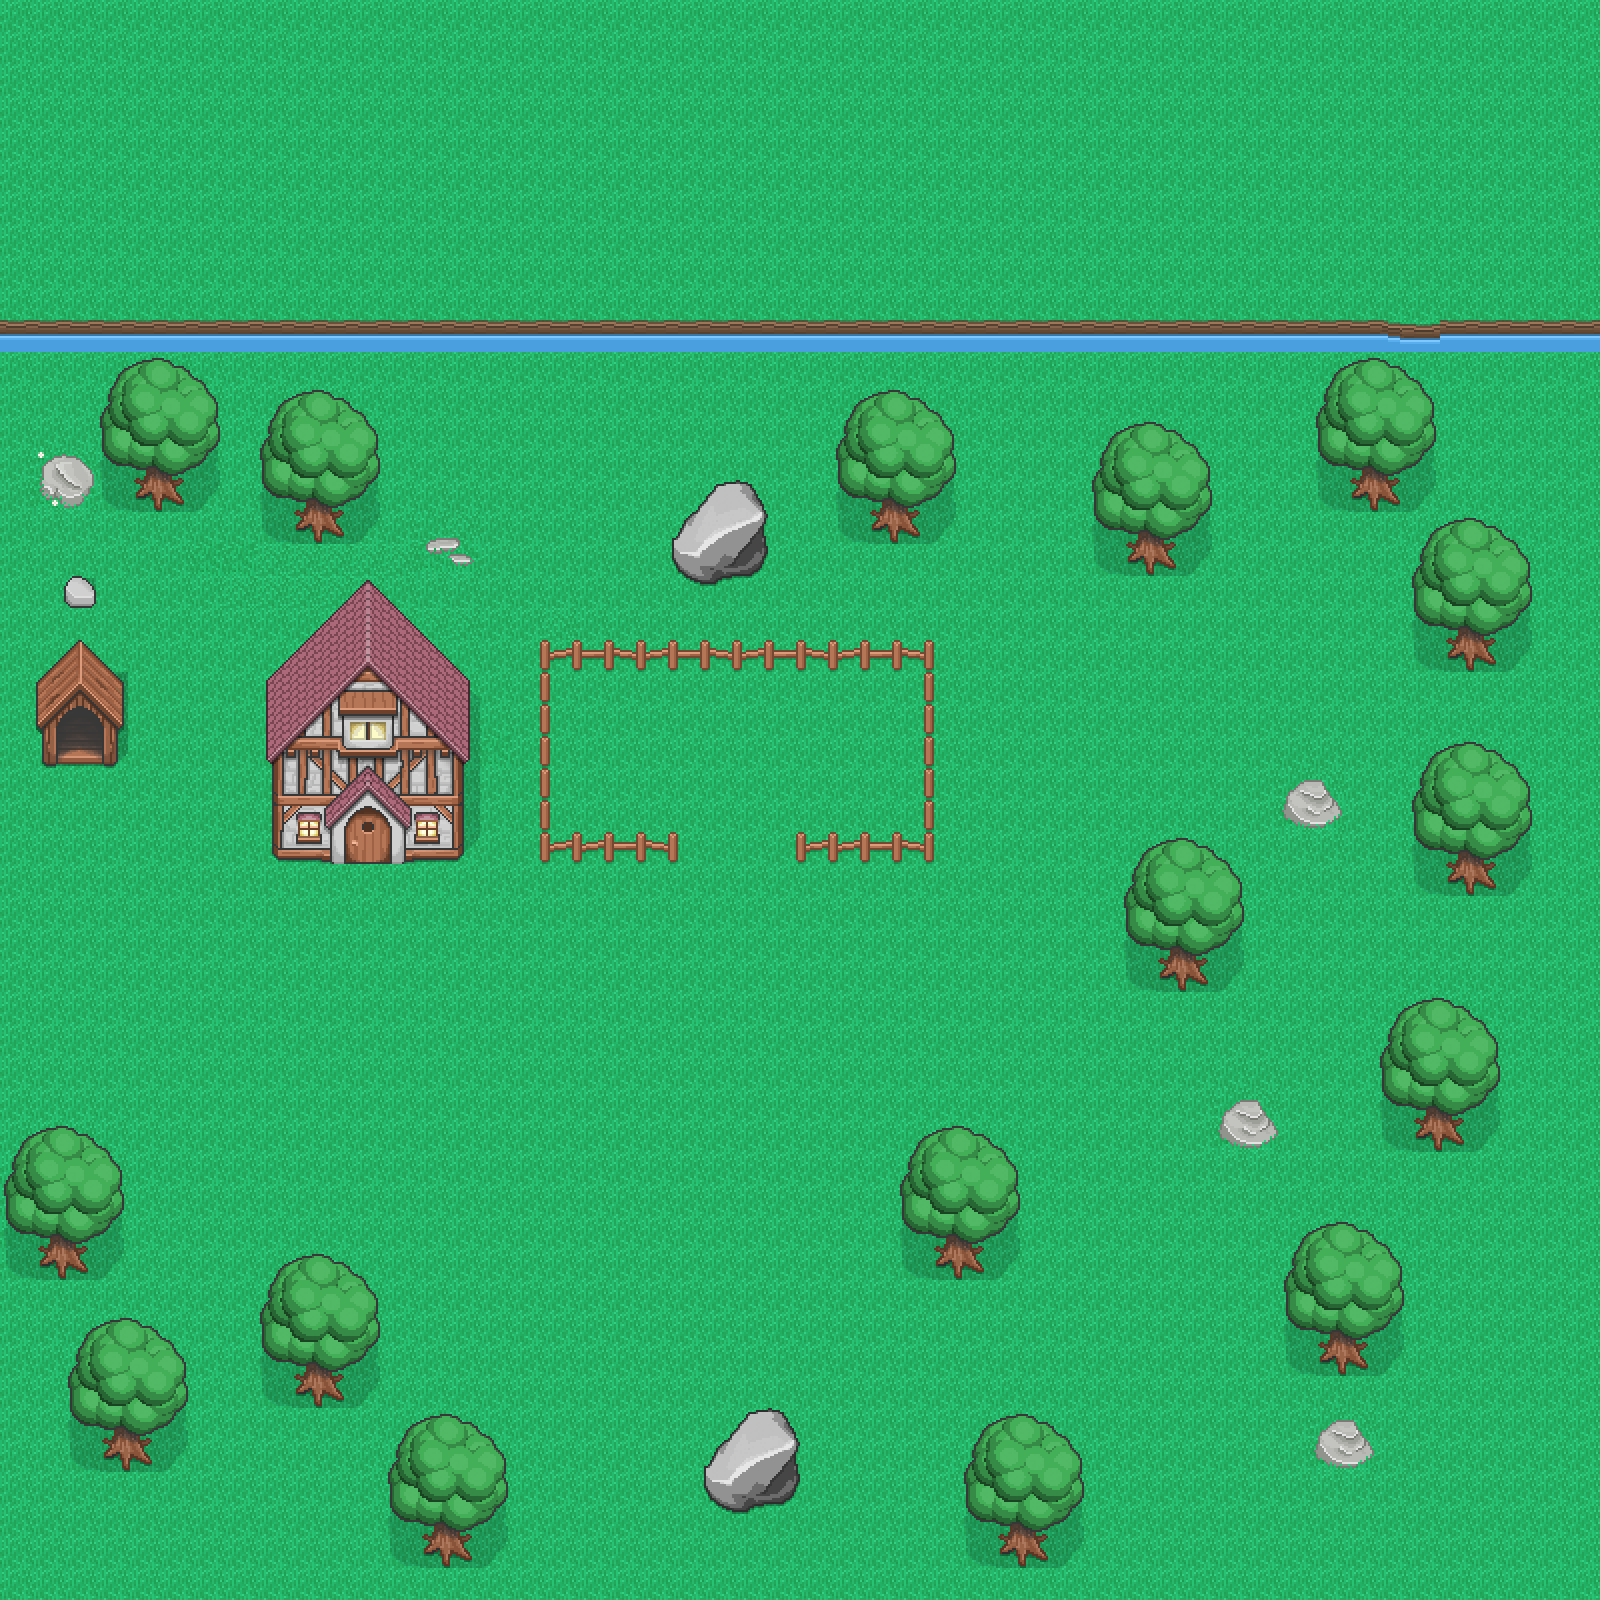

A level layout from a 2D game, rendered from its tile map. Below: a short description, then the map file with tile-grid data replaced by summaries:
An orthogonal 50x50 tile map with 32x32 px tiles, 5 tile layers (ground, ground2, ground3, collision, ...).

<map version="1.0" orientation="orthogonal" renderorder="right-down" width="50" height="50" tilewidth="32" tileheight="32" nextobjectid="1">
 <tileset firstgid="1" name="tilesheet" tilewidth="32" tileheight="32">
  <image source="tilesheet.png" width="640" height="3136" />
 </tileset>
 <layer name="ground" width="50" height="50">
  <data>[2500 cells, 2500 non-empty, 3 distinct tile ids]</data>
 </layer>
 <layer name="ground2" width="50" height="50">
  <data>[2500 cells, 0 non-empty, 0 distinct tile ids]</data>
 </layer>
 <layer name="ground3" width="50" height="50">
  <data>[2500 cells, 0 non-empty, 0 distinct tile ids]</data>
 </layer>
 <layer name="collision" width="50" height="50">
  <properties>
   <property name="collidable" value="" />
  </properties>
  <data>[2500 cells, 528 non-empty, 120 distinct tile ids]</data>
 </layer>
 <layer name="events" width="50" height="50">
  <properties>
   <property name="event" value="" />
  </properties>
  <data>[2500 cells, 2 non-empty, 2 distinct tile ids]</data>
 </layer>
</map>
